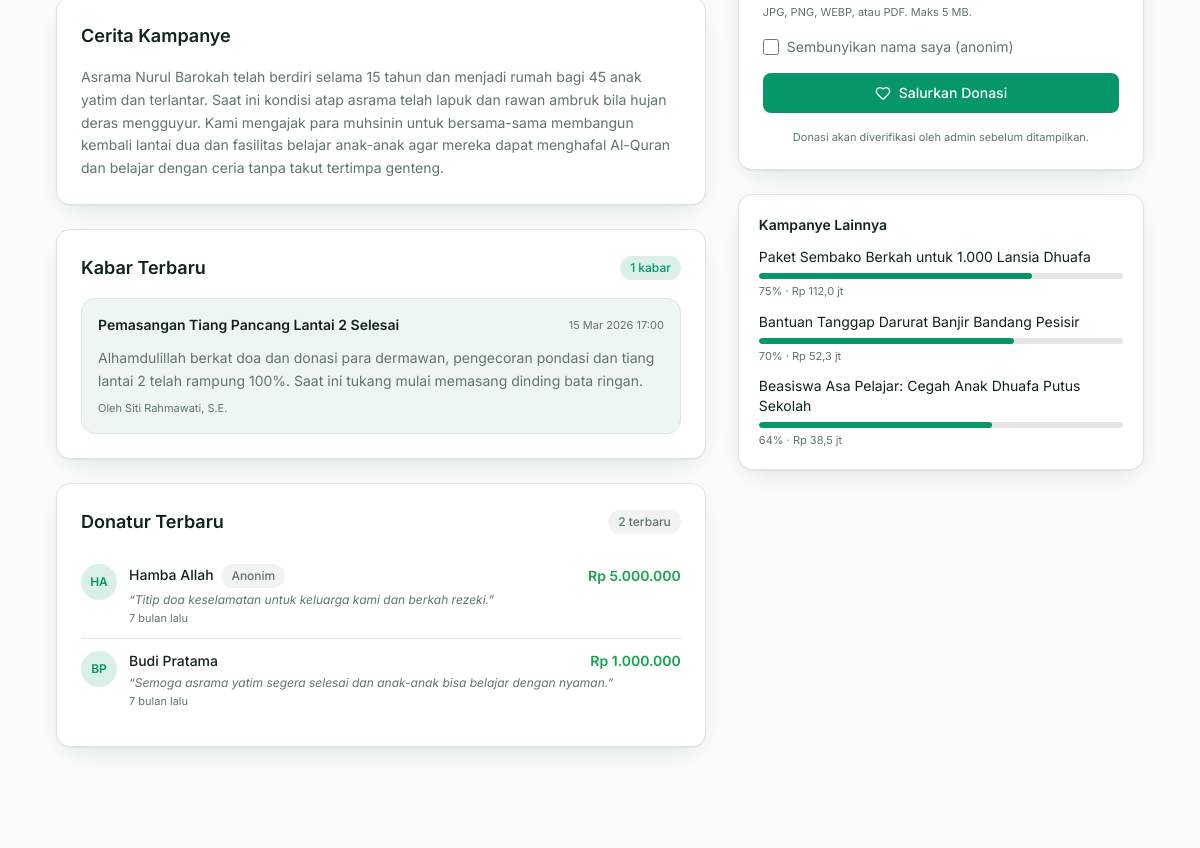
The app's page /campaigns/1 (middle part), older data.
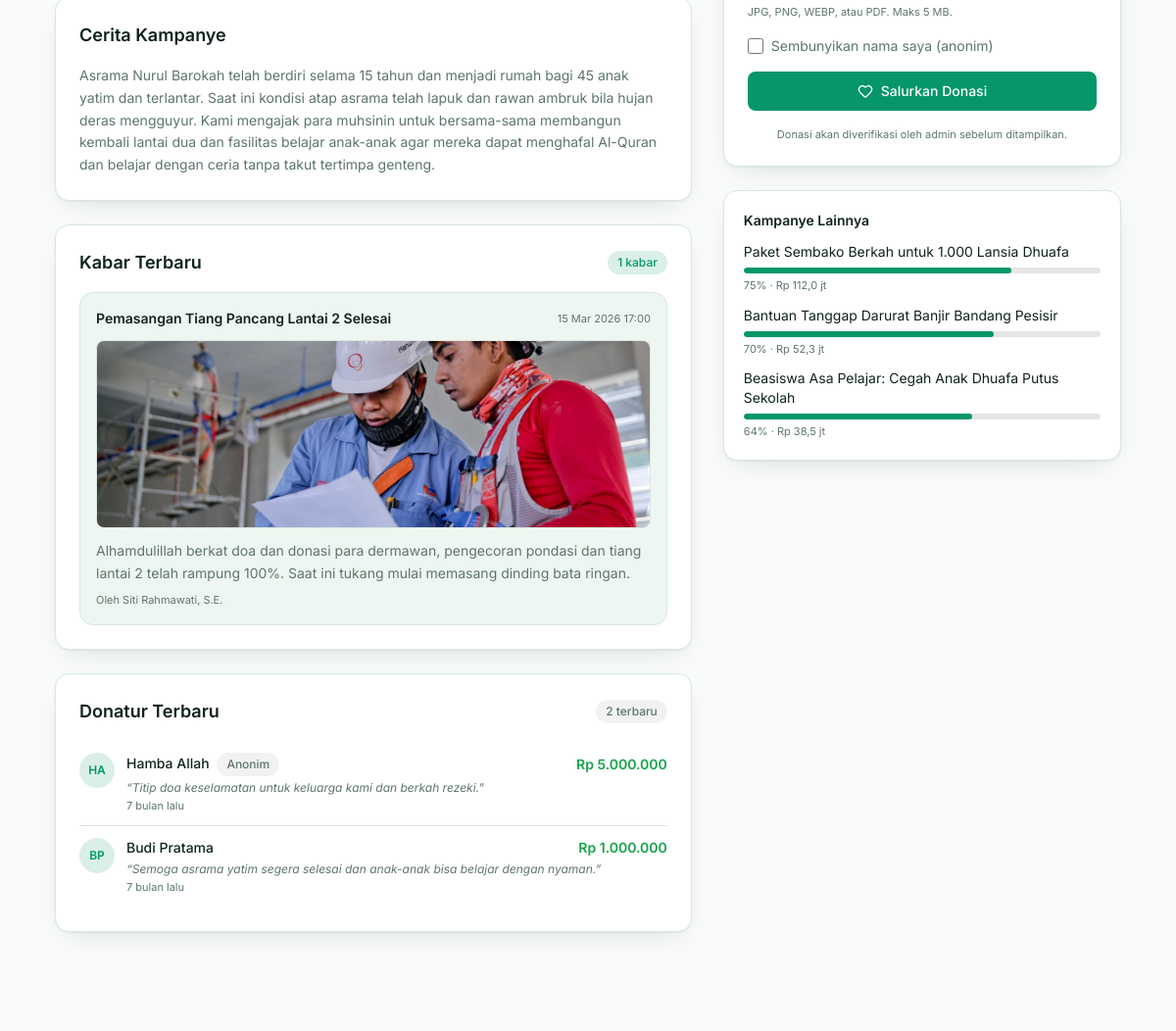
The same page, newer data.
### tables this page shows
CREATE TABLE `campaign_updates` (
  `id` INT UNSIGNED AUTO_INCREMENT PRIMARY KEY,
  `campaign_id` INT UNSIGNED NOT NULL,
  `title` VARCHAR(255) NOT NULL,
  `content` TEXT NOT NULL,
  `image` VARCHAR(255) NULL,
  `posted_by` INT UNSIGNED NOT NULL,
  `created_at` TIMESTAMP DEFAULT CURRENT_TIMESTAMP,
  FOREIGN KEY (`campaign_id`) REFERENCES `campaigns` (`id`) ON DELETE CASCADE,
  FOREIGN KEY (`posted_by`) REFERENCES `users` (`id`) ON DELETE RESTRICT
);

CREATE TABLE `users` (
  `id` INT UNSIGNED AUTO_INCREMENT PRIMARY KEY,
  `name` VARCHAR(120) NOT NULL,
  `email` VARCHAR(150) NOT NULL UNIQUE,
  `password` VARCHAR(255) NOT NULL,
  `phone` VARCHAR(30) NULL,
  `role` ENUM('superadmin', 'staff', 'donatur', 'volunteer') NOT NULL DEFAULT 'donatur',
  `avatar` VARCHAR(255) NULL,
  `address` TEXT NULL,
  `bio` TEXT NULL,
  `status` ENUM('active', 'inactive') NOT NULL DEFAULT 'active',
  `created_at` TIMESTAMP DEFAULT CURRENT_TIMESTAMP,
  `updated_at` TIMESTAMP DEFAULT CURRENT_TIMESTAMP ON UPDATE CURRENT_TIMESTAMP,
  `deleted_at` TIMESTAMP NULL DEFAULT NULL,
  INDEX `idx_role` (`role`),
  INDEX `idx_email` (`email`)
);

### app/Views/campaigns/show.php (the view, shortened to what the changed rows need)
<?php
$campaign  = $campaign ?? [];
$donations = $donations ?? [];
$updates   = $updates ?? [];
$others    = $others ?? [];
$donorCount = count($donations);
?>
<section class="py-8 sm:py-10">
    <div class="container-page grid gap-8 lg:grid-cols-[1.6fr_1fr] lg:items-start">
        <div class="space-y-6">
            <div class="card card-pad">
                <h2 class="text-lg font-semibold text-ink">Cerita Kampanye</h2>
                <div class="prose mt-4 max-w-none text-sm leading-relaxed text-ink-soft">
                    <?= nl2br(Helper::e($campaign['story'] ?? '')) ?>
                </div>
            </div>
            <?php if ($updates): ?>
                <div class="card card-pad">
                    <div class="flex items-center justify-between">
                        <h2 class="text-lg font-semibold text-ink">Kabar Terbaru</h2>
                        <span class="badge-accent"><?= count($updates) ?> kabar</span>
                    </div>
                    <div class="mt-4 space-y-4">
                        <?php foreach ($updates as $update):
                            $updateImage = Helper::media($update['image'] ?? null, 'updates');
                        ?>
                            <div class="rounded-xl border border-line bg-surface p-4">
                                <div class="flex flex-wrap items-center justify-between gap-2">
                                    <h3 class="text-sm font-semibold text-ink"><?= Helper::e($update['title']) ?></h3>
                                    <span class="text-[11px] text-ink-soft"><?= Helper::tanggal($update['created_at'], true) ?></span>
                                </div>
                                <?php if ($updateImage): ?>
                                    <img src="<?= Helper::e($updateImage) ?>" alt="<?= Helper::e($update['title']) ?>"
                                         class="mt-3 h-48 w-full rounded-lg border border-line object-cover">
                                <?php endif; ?>
                                <p class="mt-3 whitespace-pre-line text-sm leading-relaxed text-ink-soft"><?= Helper::e($update['content']) ?></p>
                                <p class="mt-2 text-[11px] text-ink-soft">Oleh <?= Helper::e($update['poster_name'] ?? 'Admin') ?></p>
                            </div>
                        <?php endforeach; ?>
                    </div>
                </div>
            <?php endif; ?>
            <div class="card card-pad">
                <div class="flex items-center justify-between">
                    <h2 class="text-lg font-semibold text-ink">Donatur Terbaru</h2>
                    <span class="badge-muted"><?= $donorCount ?> terbaru</span>
                </div>
                <?php if ($donations): ?>
                    <ul class="mt-4 divide-y divide-line">
                        <?php foreach ($donations as $donation): ?>
                            <li class="flex items-start gap-3 py-3">
                                <span class="flex h-9 w-9 shrink-0 items-center justify-center rounded-full bg-accent/15 text-xs font-semibold text-accent">
                                    <?= Helper::e(Helper::initials($donation['donor_name'])) ?>
                                </span>
                                <div class="min-w-0 flex-1">
                                    <div class="flex flex-wrap items-center justify-between gap-2">
                                        <p class="text-sm font-medium text-ink">
                                            <?= Helper::e($donation['donor_name']) ?>
                                            <?php if (!empty($donation['is_anonymous'])): ?>
                                                <span class="badge-muted ml-1">Anonim</span>
                                            <?php endif; ?>
                                        </p>
                                        <span class="text-sm font-semibold text-success"><?= Helper::rupiah($donation['amount']) ?></span>
                                    </div>
                                    <?php if (!empty($donation['doa_message'])): ?>
                                        <p class="mt-1 text-xs italic text-ink-soft">“<?= Helper::e($donation['doa_message']) ?>”</p>
                                    <?php endif; ?>
                                    <p class="mt-0.5 text-[11px] text-ink-soft"><?= Helper::timeAgo($donation['created_at']) ?></p>
                                </div>
                            </li>
                        <?php endforeach; ?>
                    </ul>
                <?php else: ?>
                    <p class="mt-4 text-sm text-ink-soft">Jadilah donatur pertama untuk kampanye ini.</p>
                <?php endif; ?>
            </div>
        </div>
        <aside class="lg:sticky lg:top-20">
            <div class="card card-pad">
                <form action="<?= Helper::url('campaigns/' . ($campaign['id'] ?? '') . '/donate') ?>" method="post"
                      enctype="multipart/form-data" class="mt-5 space-y-4">
                    <div>
                        <p class="mt-1 text-[11px] text-ink-soft">JPG, PNG, WEBP, atau PDF. Maks 5 MB.</p>
                    </div>
                    <label class="flex items-center gap-2 text-sm text-ink-soft">
                        <input type="checkbox" name="is_anonymous" value="1"
                               class="h-4 w-4 rounded border-line bg-surface text-accent focus:ring-accent/40">
                        Sembunyikan nama saya (anonim)
                    </label>
                    <button type="submit" class="btn-primary w-full">
                        <i data-lucide="heart" class="h-4 w-4"></i> Salurkan Donasi
                    </button>
                    <p class="text-center text-[11px] text-ink-soft">
                        Donasi akan diverifikasi oleh admin sebelum ditampilkan.
                    </p>
                </form>
            </div>
            <?php if ($others): ?>
                <div class="card mt-6 p-5">
                    <h3 class="text-sm font-semibold text-ink">Kampanye Lainnya</h3>
                    <ul class="mt-3 space-y-3">
                        <?php foreach ($others as $other): ?>
                            <?php $op = Helper::percent($other['collected_amount'], $other['target_amount']); ?>
                            <li>
                                <a href="<?= Helper::url('campaigns/' . $other['id']) ?>" class="group block">
                                    <p class="line-clamp-2 text-sm text-ink group-hover:text-accent"><?= Helper::e($other['title']) ?></p>
                                    <div class="progress mt-1.5 h-1.5">
                                        <div class="progress-bar" style="width: <?= $op ?>%"></div>
                                    </div>
                                    <p class="mt-1 text-[11px] text-ink-soft"><?= $op ?>% · <?= Helper::rupiah($other['collected_amount'], true) ?></p>
                                </a>
                            </li>
                        <?php endforeach; ?>
                    </ul>
                </div>
            <?php endif; ?>
        </aside>
    </div>
</section>

### app/Core/Router.php (shortened to what the changed rows need)
<?php
class Router
{
    private array $routes = [];
    private function add(string $method, string $pattern, array $handler, ?string $middleware): void
    {
        $this->routes[] = compact('method', 'pattern', 'handler', 'middleware');
    }
    private function compile(string $pattern): string
    {
        $pattern = trim($pattern, '/');
        if ($pattern === '') {
            return '#^$#';
        }
        $regex = preg_replace('#\{([a-zA-Z_][a-zA-Z0-9_]*)\}#', '([^/]+)', $pattern);
        return '#^' . $regex . '/?$#';
    }
    public function dispatch(string $method, string $path, string $basePath = ''): void
    {
        $method = strtoupper($method);
        $path = trim($path, '/');
        foreach ($this->routes as $route) {
            if ($route['method'] !== $method) {
                continue;
            }
            if (!preg_match($this->compile($route['pattern']), $path, $matches)) {
                continue;
            }
            array_shift($matches);
            [$class, $action] = $route['handler'];
            $controller = new $class();
            call_user_func_array([$controller, $action], $matches);
            return;
        }
    }
}

Row changes from the older to the newer data that the page shows:
changed campaign_updates "Pemasangan Tiang Pancang Lantai 2 Selesai": image: picture added
